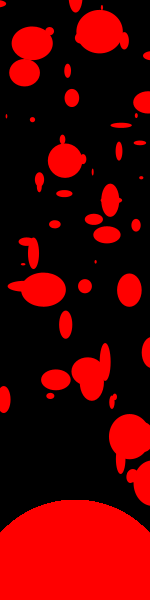
Frame 1 (no input)
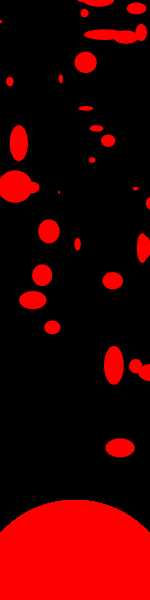
Frame 60 (the mouse pressed at the canvas centre just before this capture)
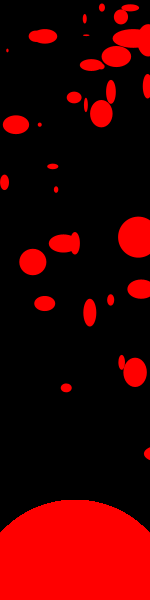
Frame 120 (the mouse held since frame 60 and released just before this capture)

The Processing sketch that drew these frames (run headless with seeded random() and noise(); from frame 60 on, the mouse is pressed at the canvas centre):

// Processing sketch: lavalamp
// ── lavalamp.pde


//Credit to Nick Senske for providing code via GenParticleDemo


int numParticles = 100;
GenParticle[] p = new GenParticle[numParticles];

void setup() {
  size(150, 600);
  noStroke();
  smooth();
  for (int i = 0; i < p.length; i++) {
    float velX = random(-10, 10);
    float velY = -i;
    p[i] = new GenParticle(random(0, 500), random(0, 500), velX, velY, random(1, 10), random(0, 500), random(0, 500));
  }
}

void draw() {
  fill(0);
  rect(0, 0, width, height);
  fill(255, 0, 0);
  for (int i = 0; i < p.length; i++) {
    p[i].update();
    p[i].regenerate();
    p[i].display();
  }
}


class Particle {
  float x, y; // The x- and y-coordinates
  float vx, vy; // The x- and y-velocities
  float radius; // Particle radius
  float gravity = 0.01;

  Particle(float xpos, float ypos, float velx, float vely, float r) {
    x = xpos;
    y = ypos;
    vx = velx;
    vy = vely;
    radius = r;
  }

  void update() {
    vy = vy + gravity;
    y += vy;
    x += vx;
  }

  void display() {
    ellipse(x, y, radius*random(1, 5), radius*random(1, 5));
    ellipse(75,600,200,200);
  }
}


class GenParticle extends Particle {
  float originX, originY;

  GenParticle(float xIn, float yIn, float vxIn, float vyIn, float r, float ox, float oy) {
    super(xIn, yIn, vxIn, vyIn, r);
    originX = ox;
    originY = oy;
  }

  void regenerate() {
    if ((x > width + radius) || (x < -radius) ||
      (y > height + radius) || (y < -radius)) {
      x = originX;
      y = originY;
      vx = random(-1.0, 1.0);
      vy = random(-4.0, -2.0);
    }
  }
}
